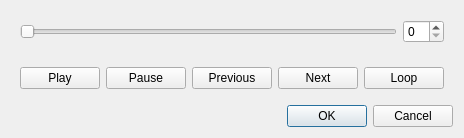
<?xml version="1.0" encoding="UTF-8"?>
<ui version="4.0">
 <class>ReplayTrajectoryDialog</class>
 <widget class="QDialog" name="ReplayTrajectoryDialog">
  <property name="geometry">
   <rect>
    <x>0</x>
    <y>0</y>
    <width>460</width>
    <height>138</height>
   </rect>
  </property>
  <property name="windowTitle">
   <string>Dialog</string>
  </property>
  <layout class="QVBoxLayout" name="verticalLayout">
   <item>
    <widget class="QWidget" name="widget" native="true">
     <layout class="QHBoxLayout" name="horizontalLayout">
      <item>
       <widget class="QSlider" name="index_slider">
        <property name="orientation">
         <enum>Qt::Horizontal</enum>
        </property>
       </widget>
      </item>
      <item>
       <widget class="QSpinBox" name="index_spin_box"/>
      </item>
     </layout>
    </widget>
   </item>
   <item>
    <widget class="QWidget" name="widget_2" native="true">
     <layout class="QHBoxLayout" name="horizontalLayout_2">
      <item>
       <widget class="QPushButton" name="play_button">
        <property name="toolTip">
         <string>Play the trajectory</string>
        </property>
        <property name="text">
         <string>Play</string>
        </property>
        <property name="icon">
         <iconset>
          <activeon>media-playback-start.svg</activeon>
         </iconset>
        </property>
       </widget>
      </item>
      <item>
       <widget class="QPushButton" name="pause_button">
        <property name="toolTip">
         <string>Pause playback</string>
        </property>
        <property name="text">
         <string>Pause</string>
        </property>
        <property name="icon">
         <iconset>
          <activeon>media-playback-pause</activeon>
         </iconset>
        </property>
       </widget>
      </item>
      <item>
       <widget class="QPushButton" name="previous_button">
        <property name="toolTip">
         <string>Previous trajectory point</string>
        </property>
        <property name="text">
         <string>Previous</string>
        </property>
        <property name="icon">
         <iconset>
          <activeon>media-seek-backward-symbolic</activeon>
         </iconset>
        </property>
       </widget>
      </item>
      <item>
       <widget class="QPushButton" name="next_button">
        <property name="toolTip">
         <string>Next trajectory point</string>
        </property>
        <property name="text">
         <string>Next</string>
        </property>
        <property name="icon">
         <iconset>
          <activeon>media-seek-forward-symbolic</activeon>
         </iconset>
        </property>
       </widget>
      </item>
      <item>
       <widget class="QPushButton" name="loop_button">
        <property name="enabled">
         <bool>true</bool>
        </property>
        <property name="text">
         <string>Loop</string>
        </property>
       </widget>
      </item>
     </layout>
    </widget>
   </item>
   <item>
    <widget class="QDialogButtonBox" name="button_box">
     <property name="orientation">
      <enum>Qt::Horizontal</enum>
     </property>
     <property name="standardButtons">
      <set>QDialogButtonBox::Cancel|QDialogButtonBox::Ok</set>
     </property>
    </widget>
   </item>
  </layout>
 </widget>
 <resources/>
 <connections>
  <connection>
   <sender>button_box</sender>
   <signal>accepted()</signal>
   <receiver>ReplayTrajectoryDialog</receiver>
   <slot>accept()</slot>
   <hints>
    <hint type="sourcelabel">
     <x>248</x>
     <y>254</y>
    </hint>
    <hint type="destinationlabel">
     <x>157</x>
     <y>274</y>
    </hint>
   </hints>
  </connection>
  <connection>
   <sender>button_box</sender>
   <signal>rejected()</signal>
   <receiver>ReplayTrajectoryDialog</receiver>
   <slot>reject()</slot>
   <hints>
    <hint type="sourcelabel">
     <x>316</x>
     <y>260</y>
    </hint>
    <hint type="destinationlabel">
     <x>286</x>
     <y>274</y>
    </hint>
   </hints>
  </connection>
 </connections>
</ui>
